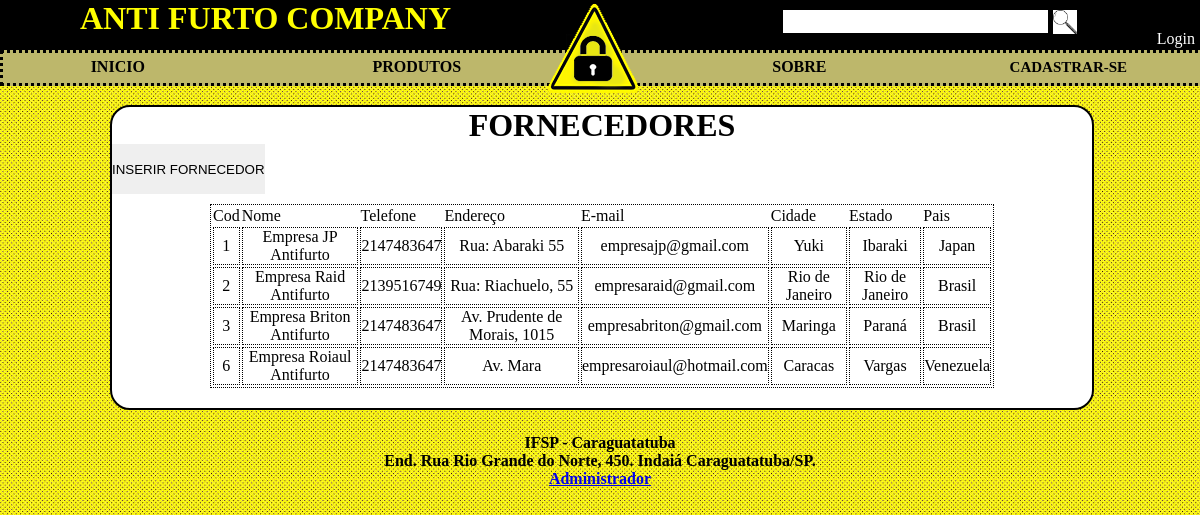
The page /SITE/fornecedor.php on the database its author committed.
### tables this page shows
CREATE TABLE `fornecedor` (
  `cod_fornecedor` int(11) NOT NULL AUTO_INCREMENT,
  `nome` varchar(40) NOT NULL,
  `telefone` int(11) NOT NULL,
  `end_fornecedor` varchar(80) NOT NULL,
  `email` varchar(40) NOT NULL,
  `cidade` varchar(20) NOT NULL,
  `estado` char(20) NOT NULL,
  `pais` varchar(20) NOT NULL,
  PRIMARY KEY (`cod_fornecedor`)
);

### SITE/fornecedor.php (the view, shortened to what this page needs)
<?php
	include "templete/topo.php";
?>
	<center><h1>FORNECEDORES</h1></center>
	<input class="botao_produto" type="submit" value="INSERIR FORNECEDOR" onclick="location.href='inserir_fornecedor.php'">
	<table class="tabela_cliente" width = 80%>
		<tr>
			<td>Cod</td>
			<td>Nome</td>
			<td>Telefone</td>
			<td>Endereço</td>
			<td>E-mail</td>
			<td>Cidade</td>
			<td>Estado</td>
			<td>Pais</td>
		</tr>
		<?php
			$sql = "select * from fornecedor;";
			$rs = mysql_query($sql, $con);
			while ($valor = mysql_fetch_array($rs)){ ?>
			<tr>
				<td class="item_tabela_cliente"><?=$valor["cod_fornecedor"]?></td>
				<td class="item_tabela_cliente"><?=$valor["nome"]?></td>
				<td class="item_tabela_cliente"><?=$valor["telefone"]?></td>
				<td class="item_tabela_cliente"><?=$valor["end_fornecedor"]?></td>
				<td class="item_tabela_cliente"><?=$valor["email"]?></td>
				<td class="item_tabela_cliente"><?=$valor["cidade"]?></td>
				<td class="item_tabela_cliente"><?=$valor["estado"]?></td>
				<td class="item_tabela_cliente"><?=$valor["pais"]?></td>
			</tr>
		<?php
			}
		?>
	</table>
<?php
	include "templete/rodape.php";
?>

### SITE/css/css.css (style rules this page uses)
* { padding: 0px; margin: 0px; border: 0px; }
body { background-image: url("fundo2.jpg"); }
.tabela_cliente { border-style: dotted; border-width: thin; border-color: #000000; margin: 0 auto; margin-bottom: 20px; }
.item_tabela_cliente { border-style: dotted; border-width: thin; border-color: #000000; text-align: center; }
.botao_produto { height: 50px; width: auto; margin-bottom: 10px; }

### rows shown on the page
fornecedor: cod_fornecedor "1", nome "Empresa JP Antifurto", telefone "2147483647", end_fornecedor "Rua: Abaraki 55", email "empresajp@gmail.com", cidade "Yuki", estado "Ibaraki", pais "Japan"
fornecedor: cod_fornecedor "2", nome "Empresa Raid Antifurto", telefone "2139516749", end_fornecedor "Rua: Riachuelo, 55", email "empresaraid@gmail.com", cidade "Rio de Janeiro", estado "Rio de Janeiro", pais "Brasil"
fornecedor: cod_fornecedor "3", nome "Empresa Briton Antifurto", telefone "2147483647", end_fornecedor "Av. Prudente de Morais, 1015", email "empresabriton@gmail.com", cidade "Maringa", estado "Paraná", pais "Brasil"
fornecedor: cod_fornecedor "6", nome "Empresa Roiaul Antifurto", telefone "2147483647", end_fornecedor "Av. Mara", email "empresaroiaul@hotmail.com", cidade "Caracas", estado "Vargas", pais "Venezuela"
